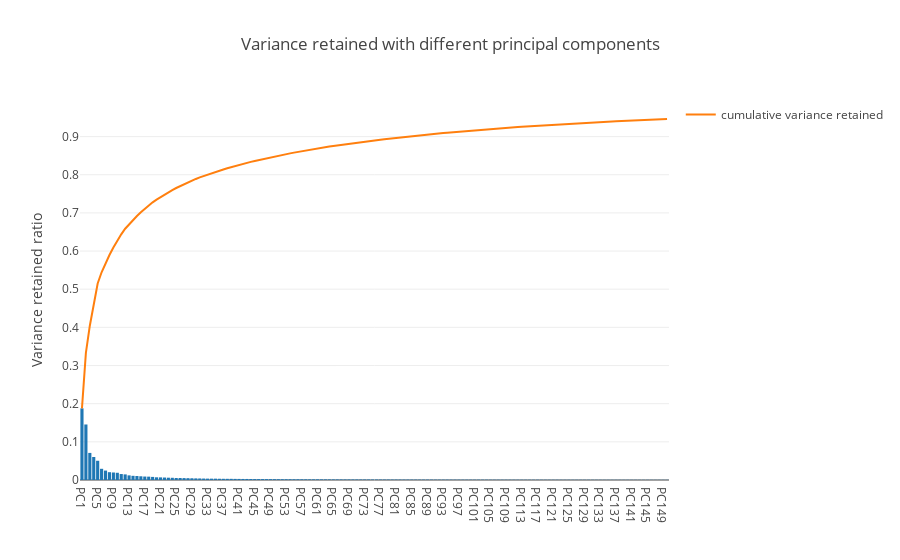

Notebook code for this chart:
### Markdown cell above
#### Variance retained analysis

### Code cell
num_of_features = faces.images.shape[1] * faces.images.shape[2]
PCs = ['PC%s'%i for i in range(1, num_of_features+1)] # ['PC 1','PC 2','PC 3','PC 4']
var_ret     = pca.explained_variance_ratio_
cum_var_ret = np.cumsum(var_ret)

plot_var(PCs, var_ret, cum_var_ret)

### Figure 1 — Plotly figure (JSON) as saved in the notebook; plotly's stock layout.template omitted (floating-point values rounded to 4 significant figures; data arrays with more than 128 entries replaced by an {"elided": "..."} marker saying what was removed)
{"data": [{"showlegend": false, "type": "bar", "x": {"elided": "2914 str values"}, "y": {"elided": "150 float values"}}, {"name": "cumulative variance retained", "type": "scatter", "x": {"elided": "2914 str values"}, "y": {"elided": "150 float values"}}], "layout": {"title": "Variance retained with different principal components", "yaxis": {"title": "Variance retained ratio"}}}
